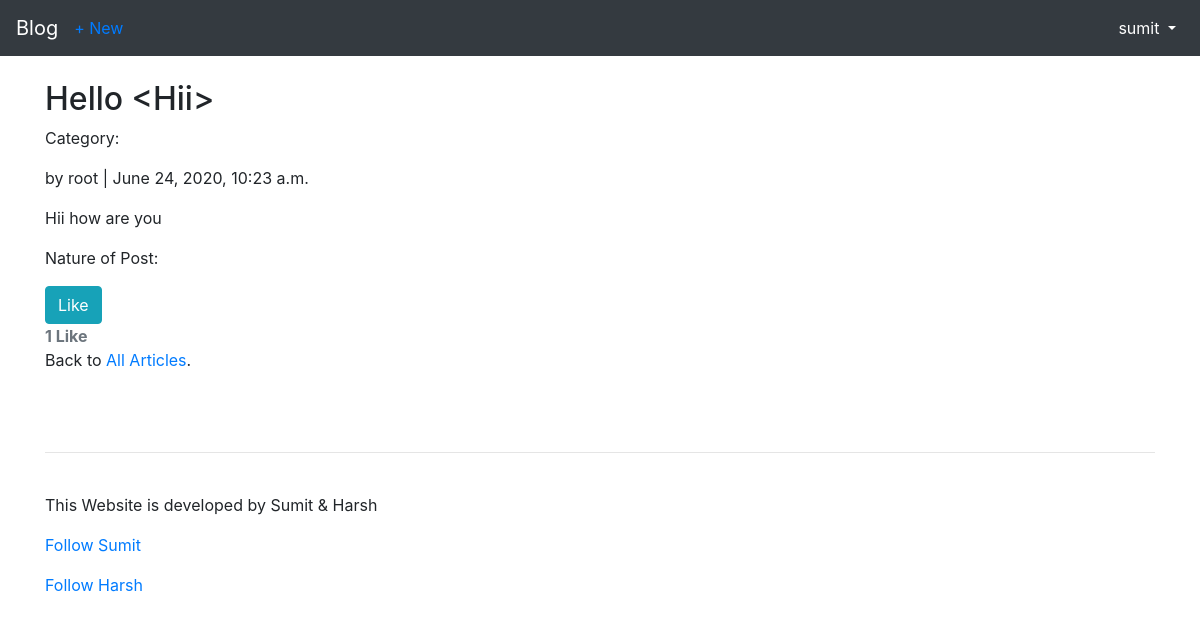
The app's page /articles/1/ (signed in), older data.
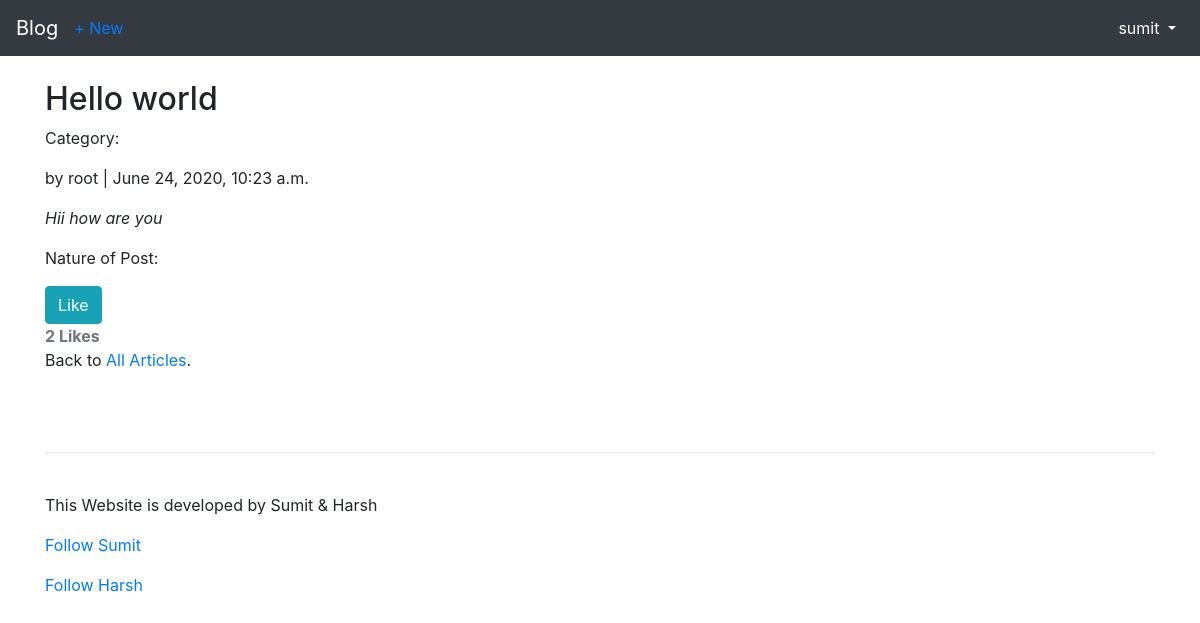
The same page, newer data.
### articles/models.py (models this page shows, shortened)
class Article(models.Model):
    title = models.CharField(max_length=255)
    body = RichTextField(blank = True, null =True)
    date = models.DateTimeField(auto_now_add = True)
    author = models.ForeignKey(get_user_model(),on_delete=models.CASCADE,)
    likes = models.ManyToManyField(get_user_model(), related_name='article_articles')
    category = models.ForeignKey(Category, on_delete=models.CASCADE)
    def number_of_likes(self):
    	return self.likes.count()

### users/models.py (models this page shows)
class CustomUser(AbstractUser):
    age = models.PositiveIntegerField(null = True,blank = True)

### articles/views.py (the view)
# urls.py: path('<int:pk>/',ArticleDetailView.as_view(),name = 'article_detail'),
class ArticleDetailView(LoginRequiredMixin,DetailView):
    model = Article
    template_name = 'article_detail.html'
    login_url = 'login'
    def get_context_data(self, **kwargs):
        cleanr = re.compile('<.*?>')
        ml = MonkeyLearn('3f5c2d1c62cfd67d36c38b31500b6d3f93fa9d9c')
        model_id = 'cl_pi3C7JiL'
        data = super().get_context_data(**kwargs)
        likes_connected = get_object_or_404(Article, id=self.kwargs['pk'])
        body = [re.sub(cleanr, '', likes_connected.body)]
        response = ml.classifiers.classify(model_id, body)
        liked = False
        if likes_connected.likes.filter(id=self.request.user.id).exists():
            liked = True
        data['number_of_likes'] = likes_connected.number_of_likes()
        data['post_is_liked'] = liked
        data['sentimentalAnanlysis'] = response.body[0]['classifications'][0]['tag_name']
        return data

### templates/article_detail.html (shortened to what this page needs)
{% extends 'base.html' %}
{% block content %}
    <div class="article-entry">
        <h2>{{ object.title }}</h2>
        <p>Category: {{ object.category }}</p>
        <p>by {{ object.author }} | {{ object.date }}</p>
        <p>{{ object.body|safe }}</p>
        <p>Nature of Post: {{ sentimentalAnanlysis }}
    </div>
{% if user.is_authenticated %}
  <form action="{% url 'article_like' article.pk %}" method="POST">
    {% if post_is_liked %}
    <button type="submit" name="article_id" value="{{article.id}}" class="btn btn-info">Unlike</button>
    {% else %}
    <button type="submit" name="article_id" value="{{article.id}}" class="btn btn-info">Like</button>
    {% endif %}
  </form>
{% else %}
  <a class="btn btn-outline-info" href="{% url 'login' %}?next={{request.path}}">Log in to like this article!</a><br>
{% endif %}
<strong class="text-secondary">{{ number_of_likes }} Like{{ number_of_likes|pluralize }}</strong>
 <p>Back to <a href="{% url 'article_list' %}">All Articles</a>.</p>
    <br/><br/>
    <hr>
    <br/>
{% endblock content %}

Row changes from the older to the newer data that the page shows:
changed Article "Hii how are you": title "Hello <Hii>" → "Hello world"
Text that changed along with them:
{{ number_of_likes }}: "1" → "2"
